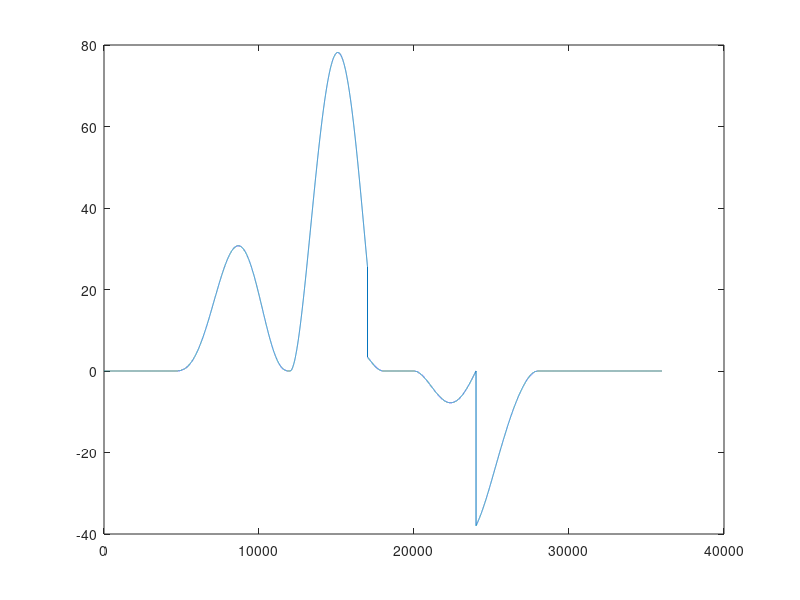
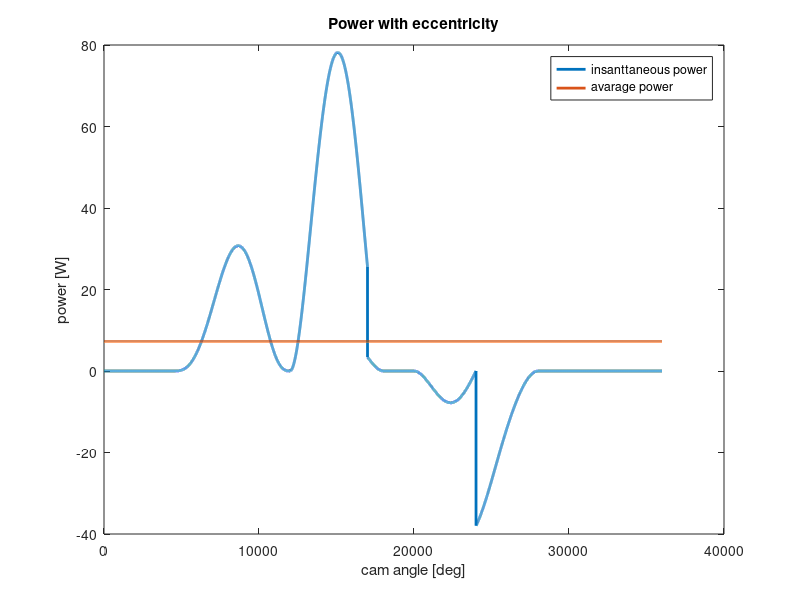
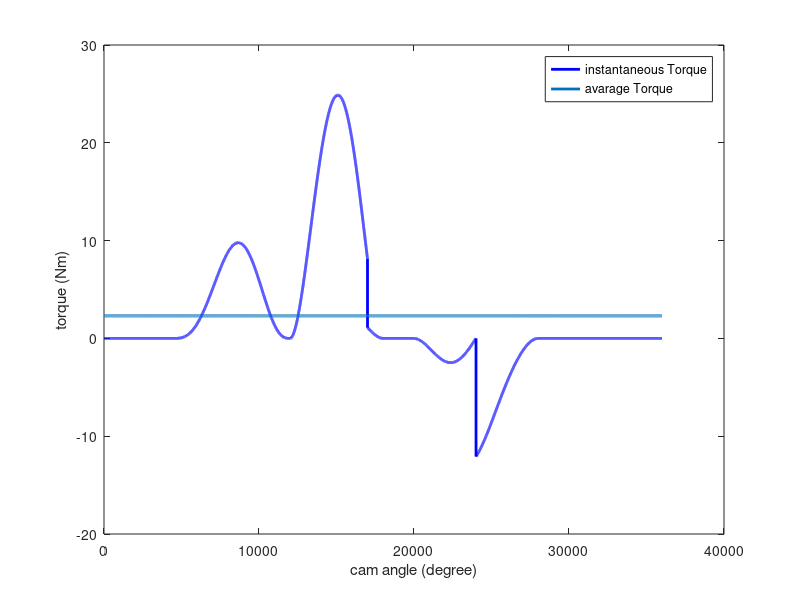
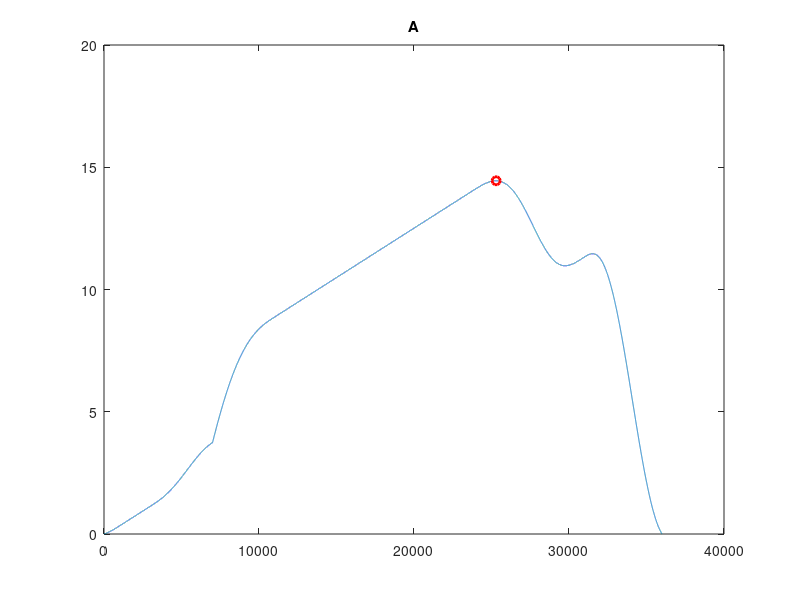

MATLAB code for these plots, in order:
 close all; clc;clear;

out = load('Geometrie_e0.mat');

X = out.S*10^-3;
V = out.V;
A = out.A;
alpha = out.pressure_angle;
omega = out.w;
F_func = out.extload;
m = out.mass;
rho = out.roc_pitch;
N_tot = out.normalforce_tot;
e = out.exc*10^-3;
bcr = out.bcr*10^-3;
rof = out.rof*10^-3;

R0 = bcr + rof;
R = X + R0;
P_e0 = N_tot.*sin(alpha).*R.*omega;
figure()
plot(P_e0)


P_e02 = N_tot.*sin(alpha).*R.*omega;
%figure()
%plot(P_e0)
%figure()
%plot(P_e02)
test = load('Geometrie_e.mat');

Xe = test.S*10^-3;
V = out.V;
A = out.A;
alphae = test.pressure_angle;
omega = out.w;
F_func = out.extload;
m = out.mass;
rho = out.roc_pitch;
N_tote = test.normalforce_tot;
e = test.exc*10^-3;
bcre = test.bcr*10^-3;
rofe = test.rof*10^-3;

R0e = bcre + rofe;
R_no_exc = sqrt(test.xpitch.^2 + test.ypitch.^2);%*10^(-3);

P_e = N_tote.*(e*cos(alphae)+sin(alphae).*(sqrt(R0e^2-e^2)+Xe))*omega;
P_av2 = mean(P_e)
figure()
grid on
plot(P_e,"linewidth",2)
hold on
plot(P_av2*ones(size(P_e)),"linewidth",2)
hold off
title("Power with eccentricity")
xlabel("cam angle [deg]")
ylabel("power [W]")
legend("insanttaneous power","avarage power")

M = P_e/omega;
M_av = P_av2 ./ test.w
M_delta = M_av - M;
A = cumtrapz(test.theta, [M_delta(17001:end),M_delta(1:17001-1)]);
A_max = max(A);
figure()
plot(M,'b', "linewidth",2)
hold on
%plot(M_av*ones(size(M)),'r', "linewidth",2)
plot(M_av*ones(size(P_e)),"linewidth",2)
%plot([M_delta(17001:end),M_delta(1:17001-1)],'r', "linewidth",2)

legend('instantaneous Torque','avarage Torque')
xlabel("cam angle (degree)")
ylabel("torque (Nm)")
figure()
plot(A)
hold on
plot(360e2-170e2+63e2,A_max,'ro','linewidth',2)
title("A")
